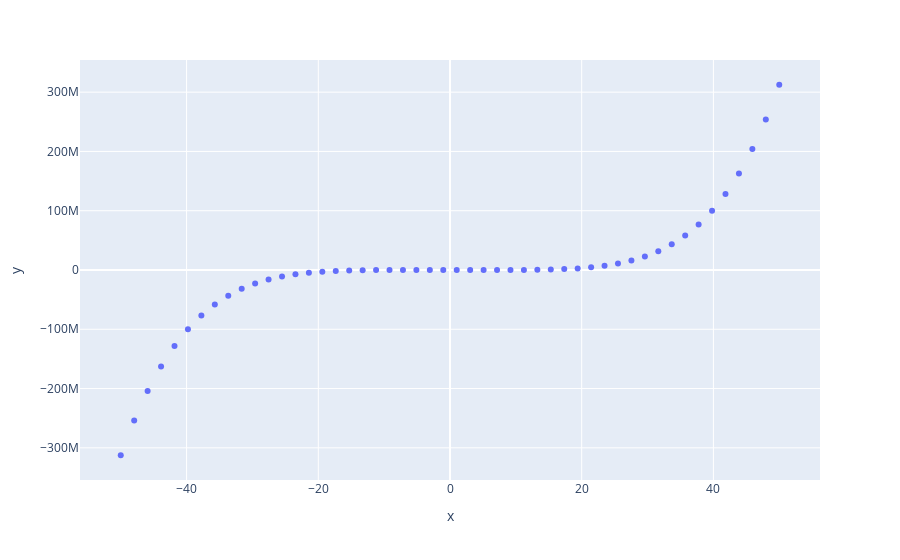

Notebook source saved alongside this figure:
### Code cell
import numpy as np
import plotly.express as px

# x-axis data points
x = np.linspace(start=-50, stop=50)

# y-axis data points
y = x ** 5 + x ** 2

# define the plot
fig = px.scatter(x=x, y=y)

fig.show()

### Figure 1 — Plotly figure (JSON) as saved in the notebook; plotly's stock layout.template omitted (floating-point values rounded to 4 significant figures)
{"data": [{"hovertemplate": "x=%{x}<br>y=%{y}<extra></extra>", "legendgroup": "", "marker": {"color": "#636efa", "symbol": "circle"}, "mode": "markers", "name": "", "orientation": "v", "showlegend": false, "type": "scatter", "x": [-50, -47.96, -45.92, -43.88, -41.84, -39.8, -37.76, -35.71, -33.67, -31.63, -29.59, -27.55, -25.51, -23.47, -21.43, -19.39, -17.35, -15.31, -13.27, -11.22, -9.184, -7.143, -5.102, -3.061, -1.02, 1.02, 3.061, 5.102, 7.143, 9.184, 11.22, 13.27, 15.31, 17.35, 19.39, 21.43, 23.47, 25.51, 27.55, 29.59, 31.63, 33.67, 35.71, 37.76, 39.8, 41.84, 43.88, 45.92, 47.96, 50], "xaxis": "x", "y": [-312497500, -253700000.0, -204100000.0, -162600000.0, -128200000.0, -99810000.0, -76710000.0, -58100000.0, -43290000.0, -31670000.0, -22690000.0, -15870000.0, -10800000.0, -7120000.0, -4518000.0, -2739000.0, -1570000.0, -839900.0, -410600.0, -178000.0, -65240.0, -18540.0, -3431.0, -259.5, -0.06506, 2.148, 278.2, 3483.0, 18640.0, 65410.0, 178300.0, 410900.0, 840300.0, 1571000.0, 2740000.0, 4519000.0, 7121000.0, 10800000.0, 15870000.0, 22690000.0, 31670000.0, 43300000.0, 58110000.0, 76720000.0, 99820000.0, 128200000.0, 162600000.0, 204100000.0, 253700000.0, 312502500], "yaxis": "y"}], "layout": {"autosize": true, "legend": {"tracegroupgap": 0}, "margin": {"t": 60}, "xaxis": {"anchor": "y", "autorange": true, "domain": [0, 1], "range": [-56.23, 56.23], "title": {"text": "x"}, "type": "linear"}, "yaxis": {"anchor": "x", "autorange": true, "domain": [0, 1], "range": [-360900000.0, 360900000.0], "title": {"text": "y"}, "type": "linear"}}}
